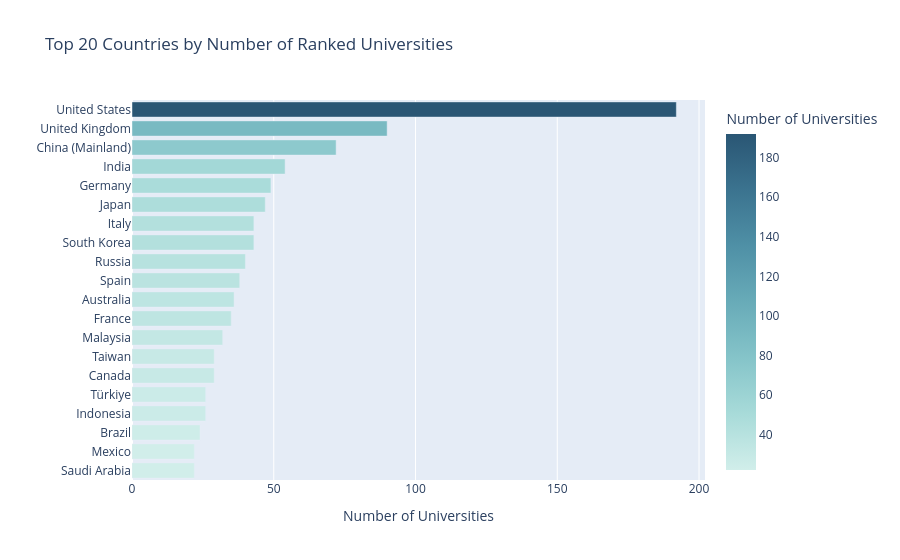

The code cell stored with this chart in its notebook:
### Code cell
# Country distribution of all scraped universities
country_dist = df["country"].value_counts().head(20).reset_index()
country_dist.columns = ["country", "count"]

fig = px.bar(
    country_dist,
    x="count",
    y="country",
    orientation="h",
    title="Top 20 Countries by Number of Ranked Universities",
    labels={"count": "Number of Universities", "country": ""},
    color="count",
    color_continuous_scale="Teal",
)
fig.update_layout(yaxis={"categoryorder": "total ascending"})
fig.show()

### Figure 1 — Plotly figure (JSON) as saved in the notebook; plotly's stock layout.template omitted (floating-point values rounded to 4 significant figures)
{"data": [{"alignmentgroup": "True", "hovertemplate": "Number of Universities=%{marker.color}<br>=%{y}<extra></extra>", "legendgroup": "", "marker": {"color": [192, 90, 72, 54, 49, 47, 43, 43, 40, 38, 36, 35, 32, 29, 29, 26, 26, 24, 22, 22], "coloraxis": "coloraxis", "pattern": {"shape": ""}}, "name": "", "offsetgroup": "", "orientation": "h", "showlegend": false, "textposition": "auto", "type": "bar", "x": [192, 90, 72, 54, 49, 47, 43, 43, 40, 38, 36, 35, 32, 29, 29, 26, 26, 24, 22, 22], "xaxis": "x", "y": ["United States", "United Kingdom", "China (Mainland)", "India", "Germany", "Japan", "South Korea", "Italy", "Russia", "Spain", "Australia", "France", "Malaysia", "Canada", "Taiwan", "Indonesia", "Türkiye", "Brazil", "Saudi Arabia", "Mexico"], "yaxis": "y"}], "layout": {"barmode": "relative", "coloraxis": {"colorbar": {"title": {"text": "Number of Universities"}}, "colorscale": [[0, "rgb(209, 238, 234)"], [0.1667, "rgb(168, 219, 217)"], [0.3333, "rgb(133, 196, 201)"], [0.5, "rgb(104, 171, 184)"], [0.6667, "rgb(79, 144, 166)"], [0.8333, "rgb(59, 115, 143)"], [1, "rgb(42, 86, 116)"]]}, "legend": {"tracegroupgap": 0}, "title": {"text": "Top 20 Countries by Number of Ranked Universities"}, "xaxis": {"anchor": "y", "domain": [0, 1], "title": {"text": "Number of Universities"}}, "yaxis": {"anchor": "x", "categoryorder": "total ascending", "domain": [0, 1], "title": {"text": ""}}}}
